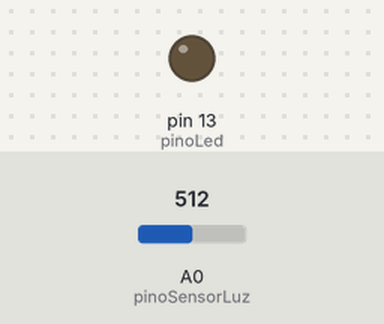
A sketch run on a simulated Arduino Uno, built with avr-gcc and run on an emulated ATmega328P. Shown: output pins drawn as LEDs (lit = HIGH). Inputs (shaded band) come from the test bench; at power-on: A0 (pinoSensorLuz) = 512.

Above: at 1.2 s.
1.3 s: A0 (pinoSensorLuz) set to 313
2.8 s: A0 (pinoSensorLuz) set to 287
At 3.6 s:
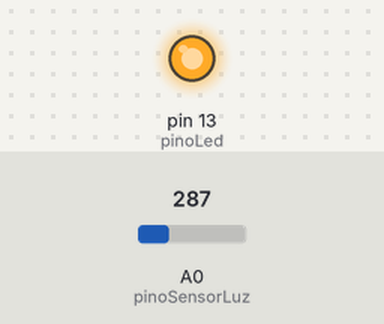
4.3 s: A0 (pinoSensorLuz) set to 306
At 5.0 s:
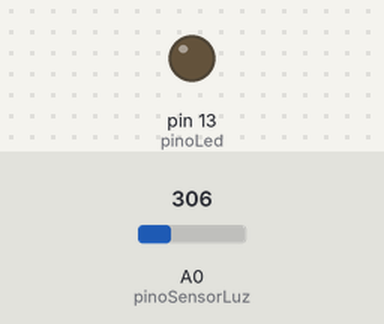
5.8 s: A0 (pinoSensorLuz) set to 290
At 7.2 s:
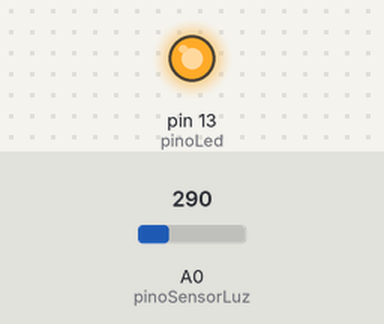
Timing chart, 0 to 8.3 s (numbered marks = the images above; inputs shaded):
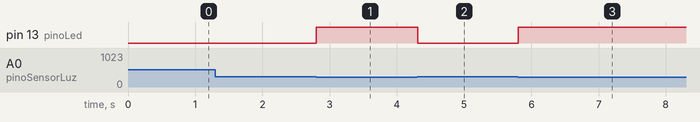

Measured:
- the behaviour switches between 300 and 299 on A0 (pinoSensorLuz) (found by bisection; images 0 and 1)
- after the input at 1.3 s, every drawn part: stays the same
- after the input at 2.8 s, pin 13 (pinoLed): LOW → HIGH at once
- after the input at 4.3 s, pin 13 (pinoLed): HIGH → LOW at once
- after the input at 5.8 s, pin 13 (pinoLed): LOW → HIGH at once

The sketch:

sensordeluz.ino
```cpp
// Projeto 10 - Sensor de luz ambiente

int pinoLed =  LED_BUILTIN;
int pinoSensorLuz = A0;
int valorLuz = 0;

void setup()
{
     pinMode(pinoLed,OUTPUT);
}

void loop()
{
  valorLuz = analogRead(pinoSensorLuz);
  if(valorLuz<300)
  {
    digitalWrite(pinoLed,HIGH);
  }
  else
  {
    digitalWrite(pinoLed,LOW);
  }
  delay(10);
}
```
